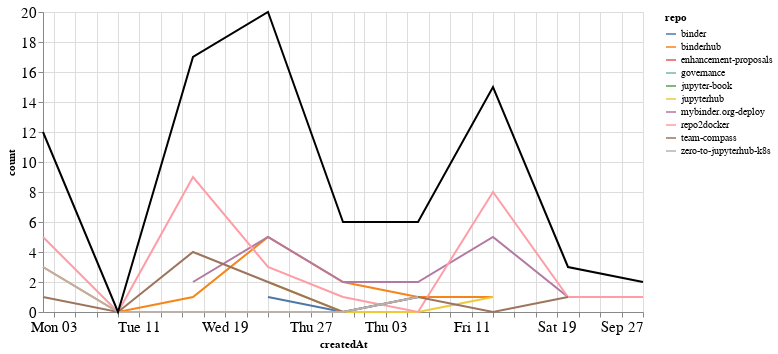

Source (notebook cell):
### Markdown cell above
## Comments

### Code cell
comments_time = comments.groupby('repo').resample('W', on='createdAt').count()['author'].reset_index()
comments_time = comments_time.rename(columns={'author': 'count'})
comments_time_total = comments_time.groupby('createdAt').agg({"count": "sum"}).reset_index()
ch1 = alt.Chart(comments_time, width=600).mark_line().encode(
    x='createdAt',
    y='count',
    color='repo',
    tooltip="repo"
)

ch2 = alt.Chart(comments_time_total, width=600).mark_line(color="black").encode(
    x='createdAt',
    y='count',
)

ch1 + ch2

### Figure 1 — Vega-Lite specification as saved in the notebook (floating-point values rounded to 4 significant figures)
{"config": {"axisLeft": {"labelFontSize": 15}, "axisBottom": {"labelFontSize": 15}}, "layer": [{"data": {"name": "data-8b32f8b4cd0e6853c415a692d979eed7"}, "mark": "line", "encoding": {"color": {"type": "nominal", "field": "repo"}, "tooltip": {"type": "nominal", "field": "repo"}, "x": {"type": "temporal", "field": "createdAt"}, "y": {"type": "quantitative", "field": "count"}}, "width": 600}, {"data": {"name": "data-57c78da1e979d9f0aef0ddeb5307668e"}, "mark": {"type": "line", "color": "black"}, "encoding": {"x": {"type": "temporal", "field": "createdAt"}, "y": {"type": "quantitative", "field": "count"}}, "width": 600}], "$schema": "https://vega.github.io/schema/vega-lite/v4.8.1.json", "datasets": {"data-8b32f8b4cd0e6853c415a692d979eed7": [{"repo": "binder", "createdAt": "2020-08-23T00:00:00", "count": 1}, {"repo": "binder", "createdAt": "2020-08-30T00:00:00", "count": 0}, {"repo": "binder", "createdAt": "2020-09-06T00:00:00", "count": 1}, {"repo": "binderhub", "createdAt": "2020-08-02T00:00:00", "count": 3}, {"repo": "binderhub", "createdAt": "2020-08-09T00:00:00", "count": 0}, {"repo": "binderhub", "createdAt": "2020-08-16T00:00:00", "count": 1}, {"repo": "binderhub", "createdAt": "2020-08-23T00:00:00", "count": 5}, {"repo": "binderhub", "createdAt": "2020-08-30T00:00:00", "count": 2}, {"repo": "binderhub", "createdAt": "2020-09-06T00:00:00", "count": 1}, {"repo": "binderhub", "createdAt": "2020-09-13T00:00:00", "count": 1}, {"repo": "enhancement-proposals", "createdAt": "2020-08-16T00:00:00", "count": 1}, {"repo": "governance", "createdAt": "2020-08-23T00:00:00", "count": 2}, {"repo": "jupyter-book", "createdAt": "2020-08-30T00:00:00", "count": 1}, {"repo": "jupyterhub", "createdAt": "2020-08-23T00:00:00", "count": 2}, {"repo": "jupyterhub", "createdAt": "2020-08-30T00:00:00", "count": 0}, {"repo": "jupyterhub", "createdAt": "2020-09-06T00:00:00", "count": 0}, {"repo": "jupyterhub", "createdAt": "2020-09-13T00:00:00", "count": 1}, {"repo": "mybinder.org-deploy", "createdAt": "2020-08-16T00:00:00", "count": 2}, {"repo": "mybinder.org-deploy", "createdAt": "2020-08-23T00:00:00", "count": 5}, {"repo": "mybinder.org-deploy", "createdAt": "2020-08-30T00:00:00", "count": 2}, {"repo": "mybinder.org-deploy", "createdAt": "2020-09-06T00:00:00", "count": 2}, {"repo": "mybinder.org-deploy", "createdAt": "2020-09-13T00:00:00", "count": 5}, {"repo": "mybinder.org-deploy", "createdAt": "2020-09-20T00:00:00", "count": 1}, {"repo": "mybinder.org-deploy", "createdAt": "2020-09-27T00:00:00", "count": 1}, {"repo": "repo2docker", "createdAt": "2020-08-02T00:00:00", "count": 5}, {"repo": "repo2docker", "createdAt": "2020-08-09T00:00:00", "count": 0}, {"repo": "repo2docker", "createdAt": "2020-08-16T00:00:00", "count": 9}, {"repo": "repo2docker", "createdAt": "2020-08-23T00:00:00", "count": 3}, {"repo": "repo2docker", "createdAt": "2020-08-30T00:00:00", "count": 1}, {"repo": "repo2docker", "createdAt": "2020-09-06T00:00:00", "count": 0}, {"repo": "repo2docker", "createdAt": "2020-09-13T00:00:00", "count": 8}, {"repo": "repo2docker", "createdAt": "2020-09-20T00:00:00", "count": 1}, {"repo": "repo2docker", "createdAt": "2020-09-27T00:00:00", "count": 1}, {"repo": "team-compass", "createdAt": "2020-08-02T00:00:00", "count": 1}, {"repo": "team-compass", "createdAt": "2020-08-09T00:00:00", "count": 0}, {"repo": "team-compass", "createdAt": "2020-08-16T00:00:00", "count": 4}, {"repo": "team-compass", "createdAt": "2020-08-23T00:00:00", "count": 2}, {"repo": "team-compass", "createdAt": "2020-08-30T00:00:00", "count": 0}, {"repo": "team-compass", "createdAt": "2020-09-06T00:00:00", "count": 1}, {"repo": "team-compass", "createdAt": "2020-09-13T00:00:00", "count": 0}, {"repo": "team-compass", "createdAt": "2020-09-20T00:00:00", "count": 1}, {"repo": "zero-to-jupyterhub-k8s", "createdAt": "2020-08-02T00:00:00", "count": 3}, {"repo": "zero-to-jupyterhub-k8s", "createdAt": "2020-08-09T00:00:00", "count": 0}, {"repo": "zero-to-jupyterhub-k8s", "createdAt": "2020-08-16T00:00:00", "count": 0}, {"repo": "zero-to-jupyterhub-k8s", "createdAt": "2020-08-23T00:00:00", "count": 0}, {"repo": "zero-to-jupyterhub-k8s", "createdAt": "2020-08-30T00:00:00", "count": 0}, {"repo": "zero-to-jupyterhub-k8s", "createdAt": "2020-09-06T00:00:00", "count": 1}], "data-57c78da1e979d9f0aef0ddeb5307668e": [{"createdAt": "2020-08-02T00:00:00", "count": 12}, {"createdAt": "2020-08-09T00:00:00", "count": 0}, {"createdAt": "2020-08-16T00:00:00", "count": 17}, {"createdAt": "2020-08-23T00:00:00", "count": 20}, {"createdAt": "2020-08-30T00:00:00", "count": 6}, {"createdAt": "2020-09-06T00:00:00", "count": 6}, {"createdAt": "2020-09-13T00:00:00", "count": 15}, {"createdAt": "2020-09-20T00:00:00", "count": 3}, {"createdAt": "2020-09-27T00:00:00", "count": 2}]}}
